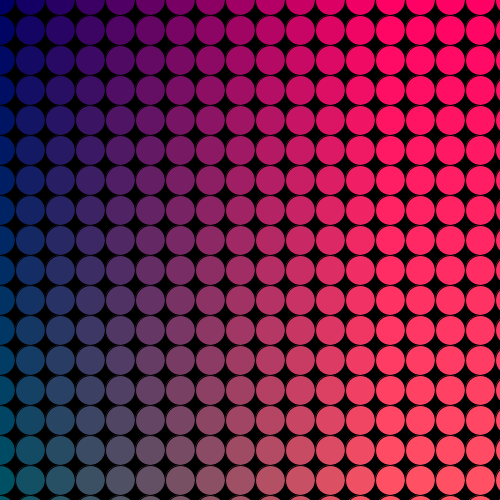
Frame 1 (no input)
Frame 60 (the mouse pressed at the canvas centre just before this capture): identical to frame 1, image omitted
Frame 120 (the mouse held since frame 60 and released just before this capture): identical to frame 1, image omitted

The Processing sketch that drew this single still picture (run headless with seeded random() and noise(); from frame 60 on, the mouse is pressed at the canvas centre):

// Processing sketch: filasyColumnas
// ── filasyColumnas.pde
int nColumnas = 20;
int nFilas = 20;

float mover = 0.1;

void setup() {
  background(0);
  size(500, 500);
  //colorMode(HSB,360,100,100);
}


void draw() {

  background(0);
  for (int i=0; i<nColumnas; i++) {
    fill(255);
    //rect(30*i, 30, 30, 30);

    for (int j=0; j<nFilas; j++) {
      //fill(random(255), random(255), random(255));
      fill(20*i, 5*j, 100);
      ellipse(30*i, 30*j, 30, 30);
      //ellipse(30*i, 30*j, random(10, 30), random(10, 30));
    }
  }
}
